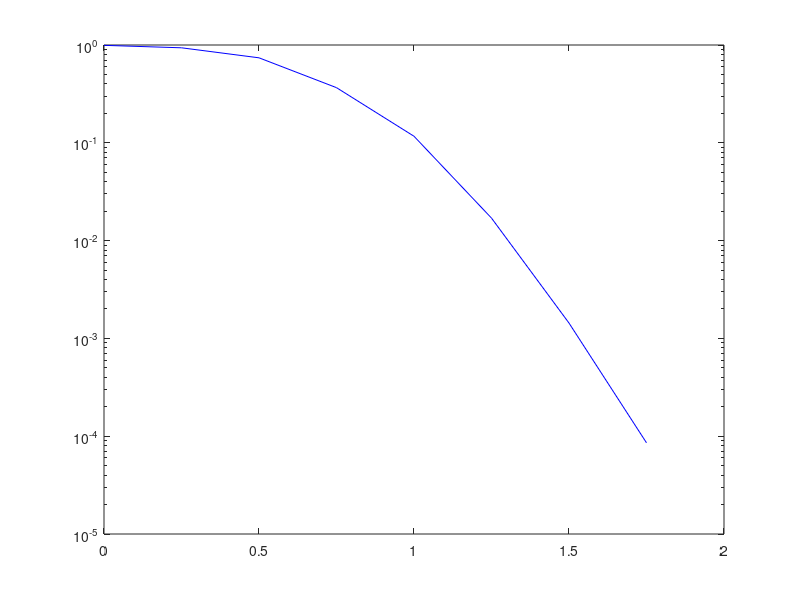

MATLAB code to generate this figure: (Note: this script raises an error after producing the figure.)

% 线型	描述	表示的线条
% "-"	实线	
% 
% "--"	虚线	
% 
% ":"	点线	
% 
% "-."	点划线	
% 
% 标记	描述	生成的标记
% "o"	圆圈	
% 
% "+"	加号	
% 
% "*"	星号	
% 
% "."	点	
% 
% "x"	叉号	
% 
% "_"	水平线条	
% 
% "|"	垂直线条	
% 
% "square"	方形	
% 
% "diamond"	菱形	
% 
% "^"	上三角	
% 
% "v"	下三角	
% 
% ">"	右三角	
% 
% "<"	左三角	
% 
% "pentagram"	五角形	
% 
% "hexagram"	六角形	



% 颜色名称	短名称	RGB 三元组	外观
% "red"	"r"	[1 0 0]	
% Sample of the color red
% 
% "green"	"g"	[0 1 0]	
% Sample of the color green
% 
% "blue"	"b"	[0 0 1]	
% Sample of the color blue
% 
% "cyan"	"c"	[0 1 1]	
% Sample of the color cyan
% 
% "magenta"	"m"	[1 0 1]	
% Sample of the color magenta
% 
% "yellow"	"y"	[1 1 0]	
% Sample of the color yellow
% 
% "black"	"k"	[0 0 0]	
% Sample of the color black
% 
% "white"	"w"	[1 1 1]	
% Sample of the color white




clear;%清楚workspace的变量，防止同名变量干扰
clc;%清楚workspace的命令显示。

width = 7;%设置图宽，这个不用改
height = 7*0.75;%设置图高，这个不用改
fontsize = 18;%设置图中字体大小
linewidth = 2;%设置线宽，一般大小为2，好看些。1是默认大小
markersize = 6;%标记的大小，按照个人喜好设置。


%下面是数据

%第0组数据,没有额外比特
LDPC5GNoExtraBer  = [
0.000000 0.1600611772
0.250000 0.1306803995
0.500000 0.0865661982
0.750000 0.0389888584
1.000000 0.0115016044
1.250000 0.0015711885
1.500000 0.0001291701
1.750000 0.0000063439
];

LDPC5GNoExtraFer = [
0.000000 0.9920634921
0.250000 0.9363295880
0.500000 0.7396449704
0.750000 0.3663003663
1.000000 0.1166861144
1.250000 0.0169877349
1.500000 0.0014351897
1.750000 0.0000855838
];



%第一组数据，第一列是Eb/N0或SNR, 第二列是BER，第三列是WER，下同。
LDPC5GFreeRideExtra1BitExtraBerFer = [...
0.000000  0.0277023658  0.0277023658
0.500000  0.0023673570  0.0023673570
1.000000  0.0000250000  0.0000250000
];

 
%The following results correspond to Setup_of_BPSK_AWGN0.txt
LDPC5GFreeRideExtra1BitPayloadBerFer = [...
0.000000 0.1695081791  0.9956230262
0.500000 0.0902647746  0.7433074818
1.000000 0.0111053406  0.1133065000
1.500000 0.0001254078  0.0014485000
2.000000 0.0000002755  0.0000090000
];

%第二组数据
%The results correspond to .\Set_up\Setup_of_BlockCodeCRC_BPSK_AWGN0.txt
LDPC5GFreeRideExtra2BitExtraBerFer = [...
0.000000  0.0473476854  0.0703531729
0.250000  0.0179997841  0.0269861831
0.500000  0.0039655110  0.0060634724
0.750000  0.0006277281  0.0009383081
];

LDPC5GFreeRideExtra2BitPayloadBerFer = [...
0.000000 0.1838549728  0.9952159842
0.250000 0.1418919170  0.9472420121
0.500000 0.0914873711  0.7425752780
0.750000 0.0412932836  0.3859083010
];

%第三组数据
LDPC5GFreeRideExtra4BitExtraBerFer = [...
0.000000  0.0835652443  0.1546072975
0.250000  0.0362813370  0.0696378830
0.500000  0.0097517411  0.0180420741
0.750000  0.0017736432  0.0032189532
];

LDPC5GFreeRideExtra4BitPayloadBerFer = [...
0.000000 0.2104775433  0.9959802103
0.250000 0.1559486711  0.9443593315
0.500000 0.0955580601  0.7428463176
0.750000 0.0423233868  0.3876038112
];


%第4组数据
LDPC5GFreeRideExtra6BitExtraBerFer = [...
0.000000  0.1498462130  0.2883506344
0.250000  0.0699818347  0.1362397820
0.500000  0.0209448138  0.0405383493
0.750000  0.0035813468  0.0068739861
];

LDPC5GFreeRideExtra6BitPayloadBerFer = [...
0.000000 0.2551212274  0.9959630911
0.250000 0.1794964805  0.9467302452
0.500000 0.1042264185  0.7495540782
0.750000 0.0433801151  0.3847851192
];

%第5组数据
LDPC5GFreeRideExtra10BitExtraBerFer = [...
0.000000  0.2763392857  0.5580357143
0.250000  0.1552850737  0.3203074952
0.500000  0.0580246914  0.1143118427
];

LDPC5GFreeRideExtra10BitPayloadBerFer = [...
0.000000 0.3453578404  0.9966517857
0.250000 0.2440819854  0.9500320307
0.500000 0.1308471698  0.7445130316
];


%%========================================================================================
%    开始画图
%%========================================================================================

h = figure(1);
% fig(h, 'units','inches','width',width, 'height', height, 'font','Times New Roman','fontsize',fontsize);%这是用于裁剪figure的。需要把fig.m文件放在一个文件夹中

ColorSet = [...
         0         0    1.0000
         0    0.5000         0
    1.0000         0         0
         0    0.7500    0.7500
    0.7500         0    0.7500
    0.7500    0.7500         0
   0.2500    0.2500     0.2500
];%颜色集合，这是默认的八种颜色，颜色的数量可以更改
set(gcf, 'DefaultAxesColorOrder', ColorSet);%设置循环使用的颜色集合

%------------------------------ 0: No Extra ---------------------------
% %纵坐标对数域，如果不需要对数改为plot
% P00 = semilogy(LDPC5GNoExtraBer(:,1), LDPC5GNoExtraBer(:,2)); 
% P00.LineStyle = "--";
% P00.LineWidth=2;
% P00.Color = "b";
% P00.Marker = "pentagram";
% %P00.MarkerEdgeColor="auto"; %标记轮廓颜色，指定为 "auto"、RGB 三元组、十六进制颜色代码、颜色名称或短名称。默认值 "auto" 使用与 Color 属性相同的颜色。
% %P00.MarkerFaceColor="auto"; %标记填充颜色，指定为 "auto"、RGB 三元组、十六进制颜色代码、颜色名称或短名称。"auto" 选项使用与父坐标区的 Color 属性相同的颜色。如果您指定 "auto"，并且坐标区图框不可见，则标记填充颜色为图窗的颜色。
% P00.MarkerSize=8;
% hold on;

%-------------------------------  0: No Extra -------------------------
P01 = semilogy(LDPC5GNoExtraFer(:,1), LDPC5GNoExtraFer(:,2)); 
P01.LineStyle = "--";
P01.LineWidth=3;
P01.Color = "k";
P01.Marker = "*";
P01.MarkerSize=12;
hold on;


%-------------------------------10 Payload -------------------------
P102 = semilogy(LDPC5GFreeRideExtra10BitPayloadBerFer(:,1), LDPC5GFreeRideExtra10BitPayloadBerFer(:,3)); 
P102.LineStyle = "--";
P102.LineWidth=3;
P102.Color = "#EDB120";
P102.Marker = "square";
P102.MarkerSize=15;
hold on;


%------------------------------1 Extra ---------------------------
%纵坐标对数域，如果不需要对数改为plot
P11 = semilogy(LDPC5GFreeRideExtra1BitExtraBerFer(:,1), LDPC5GFreeRideExtra1BitExtraBerFer(:,3)); 
P11.LineStyle = "-";
P11.LineWidth=3;
P11.Color = "b";
P11.Marker = "x";
%P11.MarkerEdgeColor="auto"; %标记轮廓颜色，指定为 "auto"、RGB 三元组、十六进制颜色代码、颜色名称或短名称。默认值 "auto" 使用与 Color 属性相同的颜色。
%P11.MarkerFaceColor="auto"; %标记填充颜色，指定为 "auto"、RGB 三元组、十六进制颜色代码、颜色名称或短名称。"auto" 选项使用与父坐标区的 Color 属性相同的颜色。如果您指定 "auto"，并且坐标区图框不可见，则标记填充颜色为图窗的颜色。
P11.MarkerSize=20;
hold on;

%-------------------------------2 Extra --------------------------
%纵坐标对数域，如果不需要对数改为plot
P21 = semilogy(LDPC5GFreeRideExtra2BitExtraBerFer(:,1), LDPC5GFreeRideExtra2BitExtraBerFer(:,3)); 
P21.LineStyle = "-";
P21.LineWidth=3;
P21.Color = "b";
P21.Marker = "^";
%P1.MarkerEdgeColor="auto"; %标记轮廓颜色，指定为 "auto"、RGB 三元组、十六进制颜色代码、颜色名称或短名称。默认值 "auto" 使用与 Color 属性相同的颜色。
%P1.MarkerFaceColor="auto"; %标记填充颜色，指定为 "auto"、RGB 三元组、十六进制颜色代码、颜色名称或短名称。"auto" 选项使用与父坐标区的 Color 属性相同的颜色。如果您指定 "auto"，并且坐标区图框不可见，则标记填充颜色为图窗的颜色。
P21.MarkerSize=15;
hold on;

%-------------------------------4 Extra --------------------------
%纵坐标对数域，如果不需要对数改为plot
P41 = semilogy(LDPC5GFreeRideExtra4BitExtraBerFer(:,1), LDPC5GFreeRideExtra4BitExtraBerFer(:,3)); 
P41.LineStyle = "-";
P41.LineWidth=3;
P41.Color = "b";
P41.Marker = "hexagram";
%P1.MarkerEdgeColor="auto"; %标记轮廓颜色，指定为 "auto"、RGB 三元组、十六进制颜色代码、颜色名称或短名称。默认值 "auto" 使用与 Color 属性相同的颜色。
%P1.MarkerFaceColor="auto"; %标记填充颜色，指定为 "auto"、RGB 三元组、十六进制颜色代码、颜色名称或短名称。"auto" 选项使用与父坐标区的 Color 属性相同的颜色。如果您指定 "auto"，并且坐标区图框不可见，则标记填充颜色为图窗的颜色。
P41.MarkerSize=15;
hold on;

%-------------------------------6 Extra --------------------------
%纵坐标对数域，如果不需要对数改为plot
P61 = semilogy(LDPC5GFreeRideExtra6BitExtraBerFer(:,1), LDPC5GFreeRideExtra6BitExtraBerFer(:,3)); 
P61.LineStyle = "-";
P61.LineWidth=3;
P61.Color = "b";
P61.Marker = "pentagram";
%P1.MarkerEdgeColor="auto"; %标记轮廓颜色，指定为 "auto"、RGB 三元组、十六进制颜色代码、颜色名称或短名称。默认值 "auto" 使用与 Color 属性相同的颜色。
%P1.MarkerFaceColor="auto"; %标记填充颜色，指定为 "auto"、RGB 三元组、十六进制颜色代码、颜色名称或短名称。"auto" 选项使用与父坐标区的 Color 属性相同的颜色。如果您指定 "auto"，并且坐标区图框不可见，则标记填充颜色为图窗的颜色。
P61.MarkerSize=15;
hold on;

%-------------------------------10 Extra --------------------------
%纵坐标对数域，如果不需要对数改为plot
P101 = semilogy(LDPC5GFreeRideExtra10BitExtraBerFer(:,1), LDPC5GFreeRideExtra10BitExtraBerFer(:,3)); 
P101.LineStyle = "-";
P101.LineWidth=3;
P101.Color = "b";
P101.Marker = "square";
%P1.MarkerEdgeColor="auto"; %标记轮廓颜色，指定为 "auto"、RGB 三元组、十六进制颜色代码、颜色名称或短名称。默认值 "auto" 使用与 Color 属性相同的颜色。
%P1.MarkerFaceColor="auto"; %标记填充颜色，指定为 "auto"、RGB 三元组、十六进制颜色代码、颜色名称或短名称。"auto" 选项使用与父坐标区的 Color 属性相同的颜色。如果您指定 "auto"，并且坐标区图框不可见，则标记填充颜色为图窗的颜色。
P101.MarkerSize=15;
hold on;

%---------------------------------------------------------
hold on;
grid on; 
set(gca,'XMinorGrid','off'); % 关闭X轴的次网格
set(gca,'XGrid','off','LineWidth',0.01); % 关闭X轴的网格


%-------------------------------------------------------------------
h_legend = legend('Payload data,without extra data', ...
                   'Payload data,${\ell}$=10',...
                  'Extra data,${\ell}$=1',...
                  'Extra data,${\ell}$=2',...
                  'Extra data,${\ell}$=4',...
                  'Extra data,${\ell}$=6',...
                  'Extra data,${\ell}$=10'...
                  );  %图例，与上面的曲线先后对应
set(h_legend,'FontName','Times New Roman','FontSize',22,'FontWeight','normal','Location','NorthEast');
set(h_legend,'Interpreter','latex');


xlabel('SNR(dB)','FontName','Times New Roman','FontSize',28,'FontWeight','normal','Color','k','Interpreter','latex');%横坐标标号
ylabel('WER','FontName','Times New Roman','FontSize',28,'FontWeight','normal','Color','k','Interpreter','latex');%纵坐标标号

set(gca,'XMinorGrid','off'); % 关闭X轴的次网格
set(gca,'XGrid','off','LineWidth',0.01); % 关闭X轴的网格


set(gca,'gridlinestyle','--','Gridalpha',0.2,'LineWidth',0.01,'Layer','bottom');
set(gcf,'color','white');  % 设置背景是白色的 原先是灰色的 论文里面不好看
%set(get(gca,'Children'),'linewidth',linewidth);   %设置图中线宽
set(gca, 'XTick', 0:0.5:11);  % 设置x坐标轴的刻度
%set(gca, 'YTick',(0:2:32))   % 设置y坐标轴的刻度
set(gca,'linewidth',1);       % 设置坐标轴粗细
set(gca, 'FontSize',38,'FontName','Times New Roman')        % 设置坐标轴的数字大小，包括xlabel/ylabel文字大小.
% set(get(gca,'Children'), 'markersize', markersize);  %设置标记大小
% set(get(gca,'Children'), 'MarkerEdgeColor','b', 'MarkerFaceColor','b');% 设置标记颜色,统一颜色。
axis([0 2.5 1e-6 1]);         % 横纵坐标范围


print(figure(1), '-depsc', '/home/jack/文档/中山大学/SemanticFreeRide/Figures/WER_extra.eps');%保存为eps格式的图片color
exportgraphics(figure(1),'/home/jack/文档/中山大学/SemanticFreeRide/Figures/WER_extra.pdf','ContentType','vector')
% saveas(figure(1), '/home/jack/公共的/MATLAB/ComLetter20230303/WER1.pdf','pdf');

 
 

